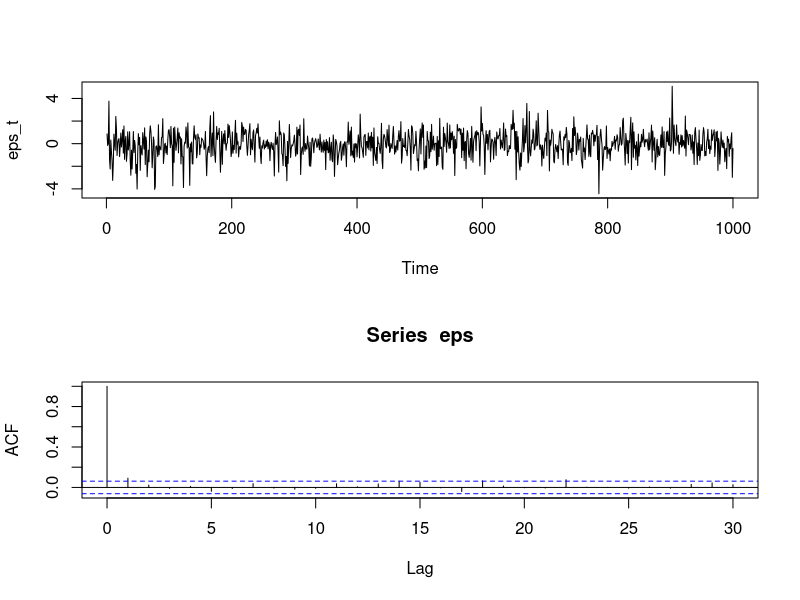
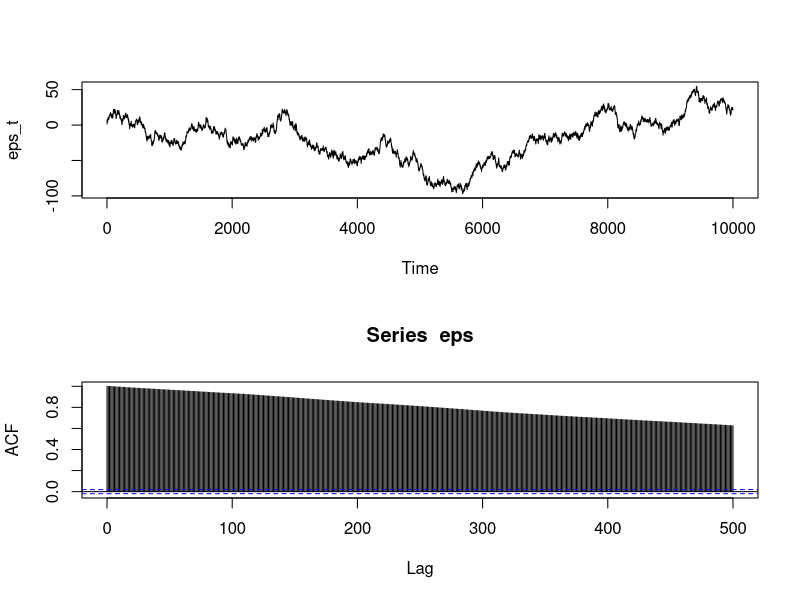
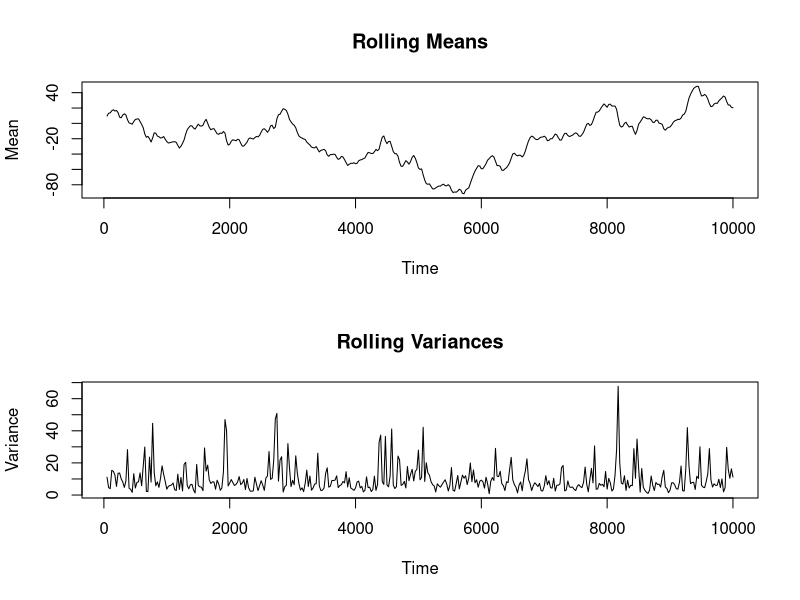

The R source for these figures, in order:
## *****************************************************************************
## Course: Econometrics
## LMEF/MEF - University of Naples "Federico II"
## (c) Pietro Coretto (pcoretto@unisa.it)
## *****************************************************************************






## Simulate an AR(1) stochastic process (homework)
## -----------------------------------------------

## Set a seed for reproducibility of the results.
set.seed(134522)

## Fix constants
N      <- 1000
rho    <- 0.1
eps0   <- 1
u0     <- 0 ## although this is not needed

## initialize the container for the eps_t with an appropriate type
eps    <- rep(0, time = N)

## Sample the iid sequence for u
u      <- rt(N, df=10)

## compute the first term of the sequence
eps[1] <- rho * eps0 + u[1]

## loop over i=2,3,...N to complete the sequence
## !!! the for loop may be avoided using vector operations 
for(i in 2:N){
   eps[i] <- rho * eps[i-1] + u[i]
}

## make a 2-plots graphic display
par(mfrow=c(2,1))
plot(eps, t='l', xlab='Time', ylab='eps_t')
acf(eps, lag.max=30)


## comment the seed line above and re-run the same code several times to see
## alternative sample paths of the same process





## Now set rho=1, the rest of the code remains unchanged
set.seed(32667)
N      <- 10000
rho    <- 1
eps0   <- 1
u0     <- 0
eps    <- rep(0, time = N)
u      <- rt(N, df=10)
eps[1] <- rho * eps0 + u[1]
for(i in 2:N){
   eps[i] <- rho * eps[i-1] + u[i]
}
par(mfrow=c(2,1))
plot(eps, t='l', xlab='Time', ylab='eps_t')
acf(eps, lag.max=500)


## comment the seed line above and re-run the same code sevral times to see
## alternative sample paths of the same process














## Rolling mean and variance (homeworks)
## -------------------------------------

## Re-run the code above to produce the eps vector with rho=0.1, store the result
## in a vector x
x     <- eps
N     <- length(x)
w     <- 50    ## window length
l     <- 25    ## period


## Construct the indeces of the starting time of each subsequence
## These correpond to the big T in the formula (big T must never be used to
## store variables!)
delta   <- floor({N-w}/l)
t       <- w + {0:delta} * l ## t corresponts to T in the formula of hw file 


## Initialize the containers in which we store rolling estimates
hatmean <- rep(0, length(t))
hatvar  <- rep(0, length(t))
for (i in 1:length(t)){
   ## The following is the key line  where we pick the  data on which we form our
   ## estimate at time t[i]
   y          <- x[  {t[i] - w + 1 } : t[i]  ]
   hatmean[i] <- mean(y)
   hatvar[i]  <- var(y)
}


## Plot the two sequences of estimates in parallel plots
par(mfrow=c(2,1))
plot(t, hatmean, t='l', xlab='Time', ylab='Mean', main='Rolling Means')
plot(t, hatvar, t='l', xlab='Time', ylab='Variance', main='Rolling Variances')


## Re-run the code to simulate the process with rho=1 and re-run the previous
## block to re-estimate rolling mean and variances. Yuo can try yourself to
## explore what happens chaning w and l parameters.
